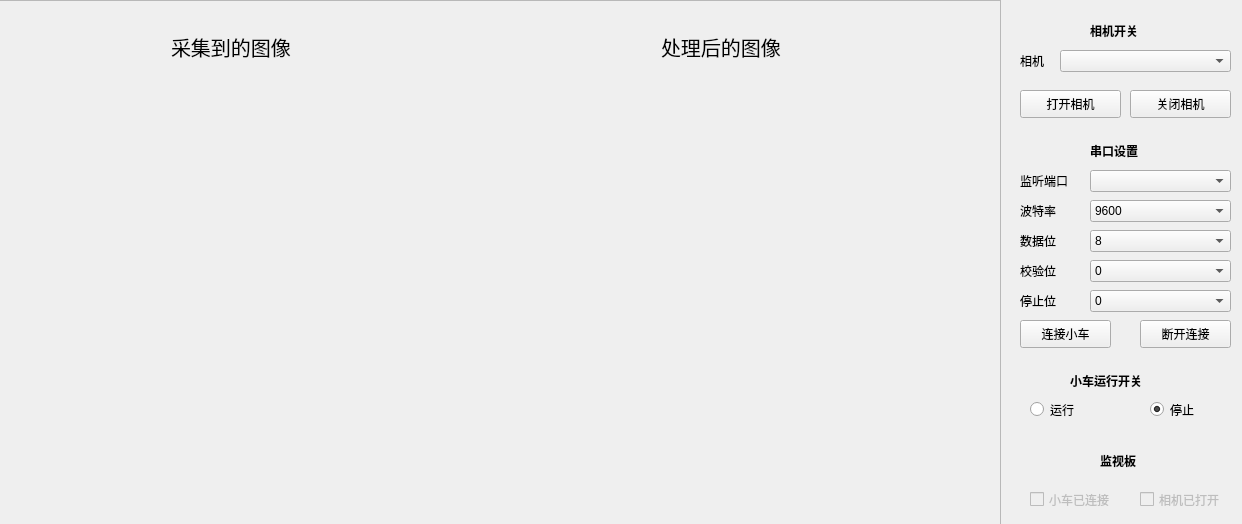
<?xml version="1.0" encoding="UTF-8"?>
<ui version="4.0">
 <class>CarControlerClass</class>
 <widget class="QMainWindow" name="CarControlerClass">
  <property name="windowModality">
   <enum>Qt::NonModal</enum>
  </property>
  <property name="geometry">
   <rect>
    <x>0</x>
    <y>0</y>
    <width>1242</width>
    <height>524</height>
   </rect>
  </property>
  <property name="sizePolicy">
   <sizepolicy hsizetype="Fixed" vsizetype="Fixed">
    <horstretch>0</horstretch>
    <verstretch>0</verstretch>
   </sizepolicy>
  </property>
  <property name="windowTitle">
   <string>CarControler</string>
  </property>
  <widget class="QWidget" name="centralWidget">
   <widget class="QPushButton" name="btnOpenCam">
    <property name="geometry">
     <rect>
      <x>1020</x>
      <y>90</y>
      <width>101</width>
      <height>28</height>
     </rect>
    </property>
    <property name="text">
     <string>打开相机</string>
    </property>
   </widget>
   <widget class="QPushButton" name="btnCloseCam">
    <property name="geometry">
     <rect>
      <x>1130</x>
      <y>90</y>
      <width>101</width>
      <height>28</height>
     </rect>
    </property>
    <property name="text">
     <string>关闭相机</string>
    </property>
   </widget>
   <widget class="QScrollArea" name="scrollArea">
    <property name="geometry">
     <rect>
      <x>-110</x>
      <y>0</y>
      <width>1111</width>
      <height>551</height>
     </rect>
    </property>
    <property name="widgetResizable">
     <bool>true</bool>
    </property>
    <widget class="QWidget" name="scrollAreaWidgetContents">
     <property name="geometry">
      <rect>
       <x>0</x>
       <y>0</y>
       <width>1109</width>
       <height>549</height>
      </rect>
     </property>
     <widget class="QLabel" name="labelOri">
      <property name="geometry">
       <rect>
        <x>120</x>
        <y>70</y>
        <width>480</width>
        <height>360</height>
       </rect>
      </property>
      <property name="autoFillBackground">
       <bool>false</bool>
      </property>
      <property name="text">
       <string/>
      </property>
     </widget>
     <widget class="QLabel" name="labelProcessed">
      <property name="geometry">
       <rect>
        <x>610</x>
        <y>70</y>
        <width>480</width>
        <height>360</height>
       </rect>
      </property>
      <property name="autoFillBackground">
       <bool>false</bool>
      </property>
      <property name="text">
       <string/>
      </property>
     </widget>
     <widget class="QLabel" name="label">
      <property name="geometry">
       <rect>
        <x>280</x>
        <y>30</y>
        <width>151</width>
        <height>31</height>
       </rect>
      </property>
      <property name="font">
       <font>
        <pointsize>15</pointsize>
       </font>
      </property>
      <property name="text">
       <string>采集到的图像</string>
      </property>
     </widget>
     <widget class="QLabel" name="label_2">
      <property name="geometry">
       <rect>
        <x>770</x>
        <y>30</y>
        <width>151</width>
        <height>31</height>
       </rect>
      </property>
      <property name="font">
       <font>
        <pointsize>15</pointsize>
       </font>
      </property>
      <property name="text">
       <string>处理后的图像</string>
      </property>
     </widget>
    </widget>
   </widget>
   <widget class="QComboBox" name="comboBoxBaudRate">
    <property name="geometry">
     <rect>
      <x>1090</x>
      <y>200</y>
      <width>141</width>
      <height>22</height>
     </rect>
    </property>
    <item>
     <property name="text">
      <string>9600</string>
     </property>
    </item>
    <item>
     <property name="text">
      <string>1200</string>
     </property>
    </item>
   </widget>
   <widget class="QLabel" name="label_3">
    <property name="geometry">
     <rect>
      <x>1020</x>
      <y>200</y>
      <width>51</width>
      <height>21</height>
     </rect>
    </property>
    <property name="text">
     <string>波特率</string>
    </property>
   </widget>
   <widget class="QLabel" name="label_4">
    <property name="geometry">
     <rect>
      <x>1020</x>
      <y>230</y>
      <width>51</width>
      <height>21</height>
     </rect>
    </property>
    <property name="text">
     <string>数据位</string>
    </property>
   </widget>
   <widget class="QComboBox" name="comboBoxData">
    <property name="geometry">
     <rect>
      <x>1090</x>
      <y>230</y>
      <width>141</width>
      <height>22</height>
     </rect>
    </property>
    <item>
     <property name="text">
      <string>8</string>
     </property>
    </item>
   </widget>
   <widget class="QLabel" name="label_5">
    <property name="geometry">
     <rect>
      <x>1020</x>
      <y>260</y>
      <width>51</width>
      <height>21</height>
     </rect>
    </property>
    <property name="text">
     <string>校验位</string>
    </property>
   </widget>
   <widget class="QComboBox" name="comboBoxCheck">
    <property name="geometry">
     <rect>
      <x>1090</x>
      <y>260</y>
      <width>141</width>
      <height>22</height>
     </rect>
    </property>
    <item>
     <property name="text">
      <string>0</string>
     </property>
    </item>
    <item>
     <property name="text">
      <string>2</string>
     </property>
    </item>
   </widget>
   <widget class="QLabel" name="label_6">
    <property name="geometry">
     <rect>
      <x>1020</x>
      <y>290</y>
      <width>51</width>
      <height>21</height>
     </rect>
    </property>
    <property name="text">
     <string>停止位</string>
    </property>
   </widget>
   <widget class="QComboBox" name="comboBoxStop">
    <property name="geometry">
     <rect>
      <x>1090</x>
      <y>290</y>
      <width>141</width>
      <height>22</height>
     </rect>
    </property>
    <item>
     <property name="text">
      <string>0</string>
     </property>
    </item>
    <item>
     <property name="text">
      <string>1</string>
     </property>
    </item>
    <item>
     <property name="text">
      <string>2</string>
     </property>
    </item>
   </widget>
   <widget class="QRadioButton" name="radioButtonTrue">
    <property name="geometry">
     <rect>
      <x>1030</x>
      <y>400</y>
      <width>61</width>
      <height>19</height>
     </rect>
    </property>
    <property name="text">
     <string>运行</string>
    </property>
   </widget>
   <widget class="QRadioButton" name="radioButtonFalse">
    <property name="geometry">
     <rect>
      <x>1150</x>
      <y>400</y>
      <width>61</width>
      <height>19</height>
     </rect>
    </property>
    <property name="text">
     <string>停止</string>
    </property>
    <property name="checked">
     <bool>true</bool>
    </property>
   </widget>
   <widget class="QPushButton" name="btnConnect">
    <property name="geometry">
     <rect>
      <x>1020</x>
      <y>320</y>
      <width>91</width>
      <height>28</height>
     </rect>
    </property>
    <property name="text">
     <string>连接小车</string>
    </property>
   </widget>
   <widget class="QLabel" name="label_8">
    <property name="geometry">
     <rect>
      <x>1070</x>
      <y>370</y>
      <width>101</width>
      <height>21</height>
     </rect>
    </property>
    <property name="font">
     <font>
      <weight>75</weight>
      <bold>true</bold>
     </font>
    </property>
    <property name="text">
     <string>小车运行开关</string>
    </property>
   </widget>
   <widget class="QLabel" name="label_9">
    <property name="geometry">
     <rect>
      <x>1020</x>
      <y>170</y>
      <width>61</width>
      <height>21</height>
     </rect>
    </property>
    <property name="text">
     <string>监听端口</string>
    </property>
   </widget>
   <widget class="QComboBox" name="comboBoxPort">
    <property name="geometry">
     <rect>
      <x>1090</x>
      <y>170</y>
      <width>141</width>
      <height>22</height>
     </rect>
    </property>
   </widget>
   <widget class="QLabel" name="label_10">
    <property name="geometry">
     <rect>
      <x>1090</x>
      <y>140</y>
      <width>71</width>
      <height>21</height>
     </rect>
    </property>
    <property name="font">
     <font>
      <weight>75</weight>
      <bold>true</bold>
     </font>
    </property>
    <property name="text">
     <string>串口设置</string>
    </property>
   </widget>
   <widget class="QLabel" name="label_11">
    <property name="geometry">
     <rect>
      <x>1090</x>
      <y>20</y>
      <width>61</width>
      <height>21</height>
     </rect>
    </property>
    <property name="font">
     <font>
      <weight>75</weight>
      <bold>true</bold>
     </font>
    </property>
    <property name="text">
     <string>相机开关</string>
    </property>
   </widget>
   <widget class="QComboBox" name="comboBoxCam">
    <property name="geometry">
     <rect>
      <x>1060</x>
      <y>50</y>
      <width>171</width>
      <height>22</height>
     </rect>
    </property>
   </widget>
   <widget class="QLabel" name="label_12">
    <property name="geometry">
     <rect>
      <x>1020</x>
      <y>50</y>
      <width>31</width>
      <height>21</height>
     </rect>
    </property>
    <property name="text">
     <string>相机</string>
    </property>
   </widget>
   <widget class="QCheckBox" name="checkBoxCamInfo">
    <property name="enabled">
     <bool>false</bool>
    </property>
    <property name="geometry">
     <rect>
      <x>1140</x>
      <y>490</y>
      <width>101</width>
      <height>19</height>
     </rect>
    </property>
    <property name="mouseTracking">
     <bool>false</bool>
    </property>
    <property name="text">
     <string>相机已打开</string>
    </property>
    <property name="checkable">
     <bool>true</bool>
    </property>
   </widget>
   <widget class="QCheckBox" name="checkBoxCarInfo">
    <property name="enabled">
     <bool>false</bool>
    </property>
    <property name="geometry">
     <rect>
      <x>1030</x>
      <y>490</y>
      <width>101</width>
      <height>19</height>
     </rect>
    </property>
    <property name="font">
     <font>
      <weight>50</weight>
      <bold>false</bold>
     </font>
    </property>
    <property name="mouseTracking">
     <bool>false</bool>
    </property>
    <property name="text">
     <string>小车已连接</string>
    </property>
    <property name="checkable">
     <bool>true</bool>
    </property>
   </widget>
   <widget class="QLabel" name="label_7">
    <property name="geometry">
     <rect>
      <x>1100</x>
      <y>450</y>
      <width>61</width>
      <height>21</height>
     </rect>
    </property>
    <property name="font">
     <font>
      <weight>75</weight>
      <bold>true</bold>
     </font>
    </property>
    <property name="text">
     <string>监视板</string>
    </property>
   </widget>
   <widget class="QPushButton" name="btnDisconnect">
    <property name="geometry">
     <rect>
      <x>1140</x>
      <y>320</y>
      <width>91</width>
      <height>28</height>
     </rect>
    </property>
    <property name="text">
     <string>断开连接</string>
    </property>
   </widget>
  </widget>
 </widget>
 <layoutdefault spacing="6" margin="11"/>
 <tabstops>
  <tabstop>comboBoxCam</tabstop>
  <tabstop>btnOpenCam</tabstop>
  <tabstop>btnCloseCam</tabstop>
  <tabstop>comboBoxPort</tabstop>
  <tabstop>comboBoxBaudRate</tabstop>
  <tabstop>comboBoxData</tabstop>
  <tabstop>comboBoxCheck</tabstop>
  <tabstop>comboBoxStop</tabstop>
  <tabstop>btnConnect</tabstop>
  <tabstop>radioButtonTrue</tabstop>
  <tabstop>radioButtonFalse</tabstop>
  <tabstop>checkBoxCarInfo</tabstop>
  <tabstop>checkBoxCamInfo</tabstop>
  <tabstop>scrollArea</tabstop>
 </tabstops>
 <resources>
  <include location="carcontroler.qrc"/>
 </resources>
 <connections/>
</ui>
